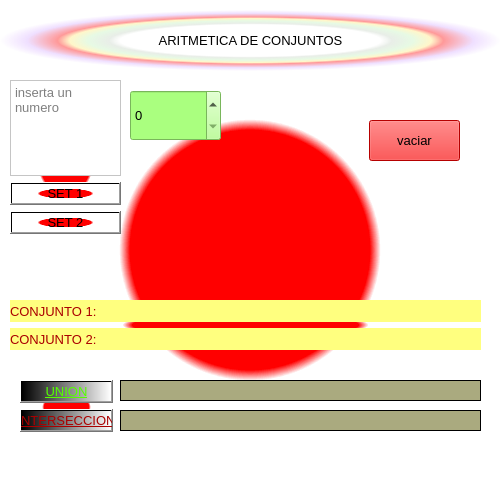
<?xml version="1.0" encoding="UTF-8"?>
<ui version="4.0">
 <class>Dialog</class>
 <widget class="QDialog" name="Dialog">
  <property name="geometry">
   <rect>
    <x>0</x>
    <y>0</y>
    <width>500</width>
    <height>500</height>
   </rect>
  </property>
  <property name="font">
   <font>
    <family>Nirmala UI</family>
    <pointsize>10</pointsize>
   </font>
  </property>
  <property name="windowTitle">
   <string>CONJUNTOS_21130876</string>
  </property>
  <property name="styleSheet">
   <string notr="true">background-color: qradialgradient(spread:pad, cx:0.5, cy:0.5, radius:0.5, fx:0.5, fy:0.5, stop:0 rgba(255, 0, 0, 255), stop:0.479904 rgba(255, 0, 0, 255), stop:0.522685 rgba(255, 255, 255, 255), stop:1 rgba(255, 255, 255, 255));</string>
  </property>
  <widget class="QLabel" name="label_aritmetica">
   <property name="geometry">
    <rect>
     <x>0</x>
     <y>10</y>
     <width>501</width>
     <height>61</height>
    </rect>
   </property>
   <property name="styleSheet">
    <string notr="true">background-color: qradialgradient(spread:pad, cx:0.5, cy:0.5, radius:0.5, fx:0.5, fy:0.5, stop:0 rgba(0, 0, 0, 0), stop:0.52 rgba(0, 0, 0, 0), stop:0.565 rgba(82, 121, 76, 33), stop:0.65 rgba(159, 235, 148, 64), stop:0.721925 rgba(255, 238, 150, 129), stop:0.77 rgba(255, 128, 128, 204), stop:0.89 rgba(191, 128, 255, 64), stop:1 rgba(0, 0, 0, 0));
font: 24pt &quot;MS Shell Dlg 2&quot;;
color: rgb(0, 0, 0);</string>
   </property>
   <property name="text">
    <string>ARITMETICA DE CONJUNTOS</string>
   </property>
   <property name="alignment">
    <set>Qt::AlignCenter</set>
   </property>
  </widget>
  <widget class="QLabel" name="label_res1">
   <property name="geometry">
    <rect>
     <x>120</x>
     <y>380</y>
     <width>361</width>
     <height>21</height>
    </rect>
   </property>
   <property name="styleSheet">
    <string notr="true">background-color: rgb(170, 170, 127);</string>
   </property>
   <property name="frameShape">
    <enum>QFrame::Box</enum>
   </property>
   <property name="text">
    <string/>
   </property>
  </widget>
  <widget class="QLabel" name="label_res1_2">
   <property name="geometry">
    <rect>
     <x>120</x>
     <y>410</y>
     <width>361</width>
     <height>21</height>
    </rect>
   </property>
   <property name="styleSheet">
    <string notr="true">background-color: rgb(170, 170, 127);</string>
   </property>
   <property name="frameShape">
    <enum>QFrame::Box</enum>
   </property>
   <property name="text">
    <string/>
   </property>
  </widget>
  <widget class="QWidget" name="layoutWidget">
   <property name="geometry">
    <rect>
     <x>10</x>
     <y>80</y>
     <width>111</width>
     <height>154</height>
    </rect>
   </property>
   <layout class="QVBoxLayout" name="verticalLayout">
    <item>
     <widget class="QTextEdit" name="textEdit_num">
      <property name="styleSheet">
       <string notr="true">background-color: rgb(255, 255, 255);
color: rgb(0, 0, 0);</string>
      </property>
      <property name="placeholderText">
       <string>inserta un numero</string>
      </property>
     </widget>
    </item>
    <item>
     <widget class="QPushButton" name="pushButton_set1">
      <property name="styleSheet">
       <string notr="true">background-color: qconicalgradient(cx:0.5, cy:0.5, angle:0, stop:0 rgba(35, 40, 3, 255), stop:0.16 rgba(136, 106, 22, 255), stop:0.225 rgba(166, 140, 41, 255), stop:0.285 rgba(204, 181, 74, 255), stop:0.345 rgba(235, 219, 102, 255), stop:0.415 rgba(245, 236, 112, 255), stop:0.52 rgba(209, 190, 76, 255), stop:0.57 rgba(187, 156, 51, 255), stop:0.635 rgba(168, 142, 42, 255), stop:0.695 rgba(202, 174, 68, 255), stop:0.75 rgba(218, 202, 86, 255), stop:0.815 rgba(208, 187, 73, 255), stop:0.88 rgba(187, 156, 51, 255), stop:0.935 rgba(137, 108, 26, 255), stop:1 rgba(35, 40, 3, 255));
color: rgb(0, 0, 0);
font: 75 12pt &quot;Noto Naskh Arabic&quot;;</string>
      </property>
      <property name="text">
       <string>SET 1</string>
      </property>
     </widget>
    </item>
    <item>
     <widget class="QPushButton" name="pushButton_set2">
      <property name="styleSheet">
       <string notr="true">background-color: qconicalgradient(cx:0.5, cy:0.5, angle:0, stop:0 rgba(35, 40, 3, 255), stop:0.16 rgba(136, 106, 22, 255), stop:0.225 rgba(166, 140, 41, 255), stop:0.285 rgba(204, 181, 74, 255), stop:0.345 rgba(235, 219, 102, 255), stop:0.415 rgba(245, 236, 112, 255), stop:0.52 rgba(209, 190, 76, 255), stop:0.57 rgba(187, 156, 51, 255), stop:0.635 rgba(168, 142, 42, 255), stop:0.695 rgba(202, 174, 68, 255), stop:0.75 rgba(218, 202, 86, 255), stop:0.815 rgba(208, 187, 73, 255), stop:0.88 rgba(187, 156, 51, 255), stop:0.935 rgba(137, 108, 26, 255), stop:1 rgba(35, 40, 3, 255));
color: rgb(0, 0, 0);
font: 75 12pt &quot;Noto Naskh Arabic&quot;;</string>
      </property>
      <property name="text">
       <string>SET 2</string>
      </property>
     </widget>
    </item>
   </layout>
  </widget>
  <widget class="QWidget" name="layoutWidget">
   <property name="geometry">
    <rect>
     <x>20</x>
     <y>380</y>
     <width>93</width>
     <height>54</height>
    </rect>
   </property>
   <layout class="QVBoxLayout" name="verticalLayout_2">
    <item>
     <widget class="QPushButton" name="pushButton">
      <property name="styleSheet">
       <string notr="true">background-color: qlineargradient(spread:pad, x1:0, y1:0, x2:1, y2:0, stop:0 rgba(0, 0, 0, 255), stop:1 rgba(255, 255, 255, 255));
text-decoration: underline;
font: 75 9pt &quot;MS Shell Dlg 2&quot;;
color: rgb(85, 255, 0);</string>
      </property>
      <property name="text">
       <string>UNION</string>
      </property>
     </widget>
    </item>
    <item>
     <widget class="QPushButton" name="pushButton_2">
      <property name="styleSheet">
       <string notr="true">background-color: qlineargradient(spread:pad, x1:0, y1:0, x2:1, y2:0, stop:0 rgba(0, 0, 0, 255), stop:1 rgba(255, 255, 255, 255));
text-decoration: underline;
font: 75 9pt &quot;MS Shell Dlg 2&quot;;
color: rgb(170, 0, 0);</string>
      </property>
      <property name="text">
       <string>INTERSECCION</string>
      </property>
     </widget>
    </item>
   </layout>
  </widget>
  <widget class="QSpinBox" name="spinBox_valor">
   <property name="geometry">
    <rect>
     <x>130</x>
     <y>90</y>
     <width>91</width>
     <height>51</height>
    </rect>
   </property>
   <property name="styleSheet">
    <string notr="true">background-color: rgb(170, 255, 127);
color: rgb(0, 0, 0);</string>
   </property>
  </widget>
  <widget class="QWidget" name="layoutWidget">
   <property name="geometry">
    <rect>
     <x>10</x>
     <y>300</y>
     <width>471</width>
     <height>50</height>
    </rect>
   </property>
   <layout class="QVBoxLayout" name="verticalLayout_3">
    <item>
     <widget class="QLabel" name="label_conj_1">
      <property name="styleSheet">
       <string notr="true">background-color: rgb(255, 255, 127);
color: rgb(170, 0, 0);
font: 16pt &quot;MS PGothic&quot;;</string>
      </property>
      <property name="text">
       <string>CONJUNTO 1:</string>
      </property>
     </widget>
    </item>
    <item>
     <widget class="QLabel" name="label_conj_2">
      <property name="styleSheet">
       <string notr="true">background-color: rgb(255, 255, 127);
color: rgb(170, 0, 0);
font: 16pt &quot;MS PGothic&quot;;</string>
      </property>
      <property name="text">
       <string>CONJUNTO 2:</string>
      </property>
     </widget>
    </item>
   </layout>
  </widget>
  <widget class="QPushButton" name="pushButton_vaciar">
   <property name="geometry">
    <rect>
     <x>369</x>
     <y>120</y>
     <width>91</width>
     <height>41</height>
    </rect>
   </property>
   <property name="styleSheet">
    <string notr="true">background-color: rgb(255, 0, 0);
font: 75 12pt &quot;MS Shell Dlg 2&quot;;
color: rgb(0, 0, 0);</string>
   </property>
   <property name="text">
    <string>vaciar</string>
   </property>
  </widget>
 </widget>
 <resources/>
 <connections/>
</ui>
